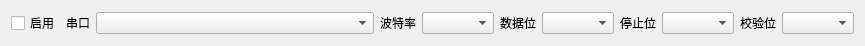
<?xml version="1.0" encoding="UTF-8"?>
<ui version="4.0">
 <class>SerialPortTransmissionItem</class>
 <widget class="QWidget" name="SerialPortTransmissionItem">
  <property name="geometry">
   <rect>
    <x>0</x>
    <y>0</y>
    <width>865</width>
    <height>38</height>
   </rect>
  </property>
  <property name="windowTitle">
   <string>Form</string>
  </property>
  <layout class="QHBoxLayout" name="horizontalLayout">
   <item>
    <widget class="QCheckBox" name="enableCheckBox">
     <property name="text">
      <string>启用</string>
     </property>
    </widget>
   </item>
   <item>
    <widget class="QLabel" name="label">
     <property name="text">
      <string>串口</string>
     </property>
    </widget>
   </item>
   <item>
    <widget class="QComboBox" name="comComboBox">
     <property name="sizePolicy">
      <sizepolicy hsizetype="Expanding" vsizetype="Fixed">
       <horstretch>0</horstretch>
       <verstretch>0</verstretch>
      </sizepolicy>
     </property>
    </widget>
   </item>
   <item>
    <widget class="QLabel" name="label_2">
     <property name="text">
      <string>波特率</string>
     </property>
    </widget>
   </item>
   <item>
    <widget class="QComboBox" name="baudRateComboBox"/>
   </item>
   <item>
    <widget class="QLabel" name="label_3">
     <property name="text">
      <string>数据位</string>
     </property>
    </widget>
   </item>
   <item>
    <widget class="QComboBox" name="dataBitscomboBox"/>
   </item>
   <item>
    <widget class="QLabel" name="label_4">
     <property name="text">
      <string>停止位</string>
     </property>
    </widget>
   </item>
   <item>
    <widget class="QComboBox" name="stopBitscomboBox"/>
   </item>
   <item>
    <widget class="QLabel" name="label_5">
     <property name="text">
      <string>校验位</string>
     </property>
    </widget>
   </item>
   <item>
    <widget class="QComboBox" name="parityComboBox"/>
   </item>
  </layout>
 </widget>
 <resources/>
 <connections/>
</ui>
